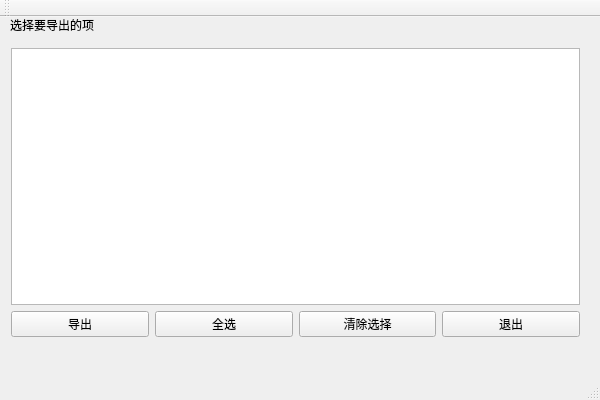
<?xml version="1.0" encoding="UTF-8"?>
<ui version="4.0">
 <class>SymbolExportClass</class>
 <widget class="QMainWindow" name="SymbolExportClass">
  <property name="geometry">
   <rect>
    <x>0</x>
    <y>0</y>
    <width>600</width>
    <height>400</height>
   </rect>
  </property>
  <property name="windowTitle">
   <string>SymbolExport</string>
  </property>
  <widget class="QWidget" name="centralWidget">
   <widget class="QLabel" name="promptLabel">
    <property name="geometry">
     <rect>
      <x>10</x>
      <y>0</y>
      <width>121</width>
      <height>16</height>
     </rect>
    </property>
    <property name="text">
     <string>选择要导出的项</string>
    </property>
   </widget>
   <widget class="QWidget" name="layoutWidget">
    <property name="geometry">
     <rect>
      <x>0</x>
      <y>20</y>
      <width>591</width>
      <height>311</height>
     </rect>
    </property>
    <layout class="QVBoxLayout" name="verticalLayout">
     <item>
      <widget class="QListView" name="listView"/>
     </item>
     <item>
      <layout class="QHBoxLayout" name="horizontalLayout">
       <item>
        <widget class="QPushButton" name="buttonExport">
         <property name="text">
          <string>导出</string>
         </property>
        </widget>
       </item>
       <item>
        <widget class="QPushButton" name="buttonSelectAll">
         <property name="text">
          <string>全选</string>
         </property>
        </widget>
       </item>
       <item>
        <widget class="QPushButton" name="buttonClearSelect">
         <property name="text">
          <string>清除选择</string>
         </property>
        </widget>
       </item>
       <item>
        <widget class="QPushButton" name="buttonExit">
         <property name="text">
          <string>退出</string>
         </property>
        </widget>
       </item>
      </layout>
     </item>
    </layout>
   </widget>
  </widget>
  <widget class="QMenuBar" name="menuBar">
   <property name="geometry">
    <rect>
     <x>0</x>
     <y>0</y>
     <width>600</width>
     <height>30</height>
    </rect>
   </property>
  </widget>
  <widget class="QToolBar" name="mainToolBar">
   <attribute name="toolBarArea">
    <enum>TopToolBarArea</enum>
   </attribute>
   <attribute name="toolBarBreak">
    <bool>false</bool>
   </attribute>
  </widget>
  <widget class="QStatusBar" name="statusBar"/>
 </widget>
 <layoutdefault spacing="6" margin="11"/>
 <resources/>
 <connections/>
</ui>
